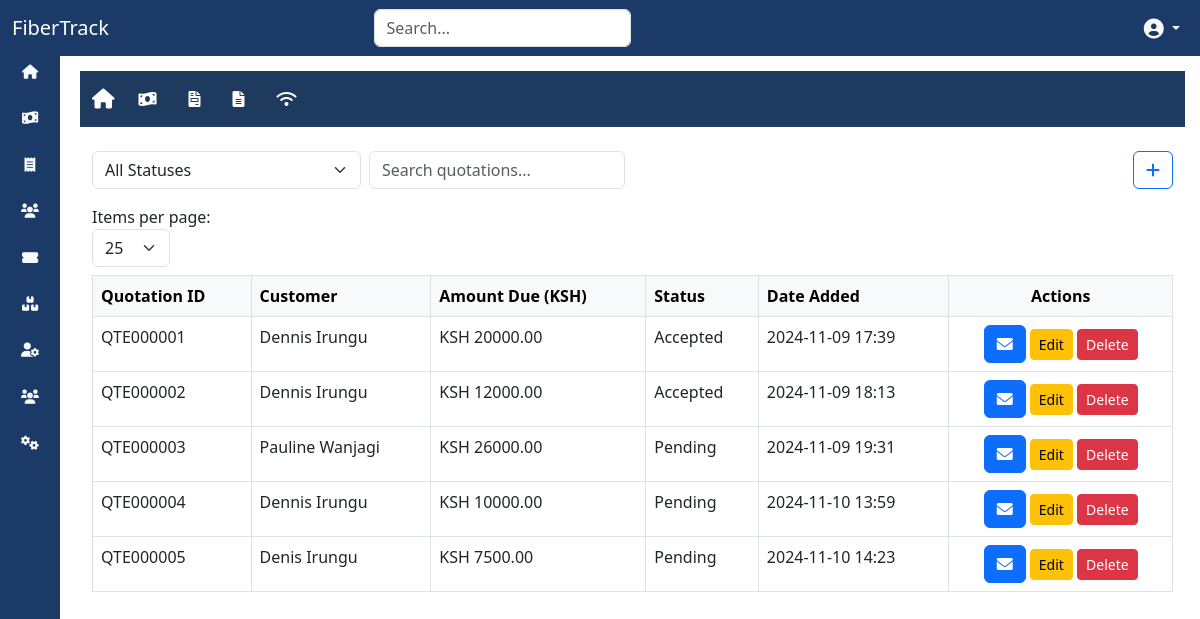
/billing/quotations/ (signed in), run on the app's committed database.
### billing/models.py (models this page shows, shortened)
class Quotation(models.Model):
    quotation_id = models.CharField(max_length=20, unique=True, blank=True, editable=False)
    customer = models.ForeignKey('customers.Customer', on_delete=models.CASCADE, to_field='customer_id')
    amount_due = models.DecimalField(max_digits=10, decimal_places=2, default=0)
    status = models.CharField(
        max_length=10,
        choices=[('pending', 'Pending'), ('accepted', 'Accepted'), ('rejected', 'Rejected')],
        default='pending'
    )
    time_added = models.DateTimeField(auto_now_add=True)

### customers/models.py (models this page shows, shortened)
class Customer(models.Model):
    customer_id = models.CharField(max_length=20, unique=True, blank=True, db_index=True)  # Auto-generated field
    first_name = models.CharField(max_length=255)
    last_name = models.CharField(max_length=255)
    contact_number = models.CharField(max_length=20, blank=True, null=True)
    email = models.EmailField(blank=True, null=True)
    pppoe_username = models.CharField(max_length=50, blank=True)  # Can be autogenerated or manually adjusted
    pppoe_password = models.CharField(max_length=50, blank=True)  # Can be autogenerated or manually adjusted
    billing_address = models.TextField(blank=True, null=True)
    coordinates = models.CharField(max_length=50, blank=True, null=True, help_text="Format: 'latitude,longitude'")
    date_created = models.DateTimeField(auto_now_add=True)
    account_balance = models.DecimalField(max_digits=10, decimal_places=2, default=0)
    credit = models.DecimalField(max_digits=10, decimal_places=2, default=0)
    outstanding_amount = models.DecimalField(max_digits=10, decimal_places=2, default=0)
    subscription_plan = models.ForeignKey(
        SubscriptionPlan, on_delete=models.SET_NULL, null=True, blank=True, related_name='customers'
    )

### billing/views.py (the view)
# urls.py: path('quotations/', QuotationListView.as_view(), name='quotation_list'),
class QuotationListView(LoginRequiredMixin, ListView):
    model = Quotation
    template_name = 'billing/quotation_list.html'
    login_url = '/auth_app/login/'
    def get_queryset(self):
        queryset = super().get_queryset()
        query = self.request.GET.get('q')
        if query:
            queryset = queryset.filter(
                Q(customer__first_name__icontains=query) |
                Q(customer__last_name__icontains=query) |
                Q(id__icontains=query)
            )
        status = self.request.GET.get('status')
        if status and status != 'all':
            queryset = queryset.filter(status=status)
        sort_by = self.request.GET.get('sort_by', 'id')
        sort_order = self.request.GET.get('sort_order', 'asc')
        if sort_order == 'desc':
            sort_by = f'-{sort_by}'
        queryset = queryset.order_by(sort_by)
        return queryset
    def get_context_data(self, **kwargs):
        context = super().get_context_data(**kwargs)
        context['query'] = self.request.GET.get('q', '')
        context['status_filter'] = self.request.GET.get('status', 'all')
        context['sort_by'] = self.request.GET.get('sort_by', 'id')
        context['sort_order'] = self.request.GET.get('sort_order', 'asc')
        return context

### billing/templates/billing/quotation_list.html (shortened to what this page needs)
{% extends "base.html" %}
{% block content %}
{% include 'billing/billing_navbar.html' %}
<div class="container mt-4">
    <div class="d-flex justify-content-between align-items-center mb-3">
        <form method="get" class="d-flex w-50">
            <select name="status" class="form-select me-2" onchange="this.form.submit()">
                <option value="all" {% if status_filter == 'all' %}selected{% endif %}>All Statuses</option>
            </select>
            <input type="text" name="q" class="form-control me-2" placeholder="Search quotations..." value="{{ query }}" oninput="this.form.submit()">
        </form>
         <a class="btn btn-outline-primary" href="{% url 'select_customer' %}" title="Create new quotation">
                <i class="fas fa-plus"></i>
            </a>
    </div>
    <div class="mb-2">
        <label for="perPage" class="me-2">Items per page:</label>
        <select id="perPage" class="form-select w-auto" onchange="updatePagination()">
            <option value="25" {% if per_page == 25 %}selected{% endif %}>25</option>
        </select>
    </div>
    <div class="table-responsive">
        <table class="table table-bordered table-hover">
            <thead class="table-light">
                <tr>
                    <th>Quotation ID</th>
                    <th>Customer</th>
                    <th>Amount Due (KSH)</th>
                    <th>Status</th>
                    <th>Date Added</th>
                    <th class="text-center">Actions</th>
                </tr>
            </thead>
            <tbody id="quotationTableBody">
                {% for quotation in object_list %}
                <tr class="clickable-row" data-href="{% url 'quotation_detail' quotation.quotation_id %}">
                    <td>{{ quotation.quotation_id }}</td>
                    <td>{{ quotation.customer.first_name }} {{ quotation.customer.last_name }}</td>
                    <td>KSH {{ quotation.amount_due }}</td>
                    <td>{{ quotation.get_status_display }}</td>
                    <td>{{ quotation.time_added|date:"Y-m-d H:i" }}</td>
                    <td class="text-center">
                        <a href="{% url 'send_quotation_email' quotation.quotation_id %}" class="btn btn-primary">
                            <i class="fas fa-envelope"></i>
                        </a>
                        <a href="{% url 'quotation_update' quotation.quotation_id %}" class="btn btn-warning btn-sm">Edit</a>
                        <button type="button" class="btn btn-danger btn-sm" data-bs-toggle="modal" data-bs-target="#deleteQuotationModal{{ quotation.quotation_id }}">Delete</button>
                    </td>
                </tr>
                {% empty %}
                <tr>
                    <td colspan="6" class="text-center">No quotations found.</td>
                </tr>
                {% endfor %}
            </tbody>
        </table>
    </div>
</div>
{% endblock %}

### static/css/style.css (style rules this page uses)
:root { --dark-blue: #1b3a67; --dark-red: #8b0000; --light-gray: #f8f9fa; }
body { background-color: var(--light-gray); }
form input, form select, form textarea { border: 1px solid #ced4da; border-radius: 5px; padding: 10px; box-shadow: none; transition: border-color 0.3s ease, box-shadow 0.3s ease; }
button { border-radius: 5px; transition: all 0.3s ease; }

### data on the page
Quotation: quotation_id "QTE000001", customer.first_name "Dennis", customer.last_name "Irungu", amount_due "20000.00", status "Accepted", time_added "2024-11-09 17:39"
Quotation: quotation_id "QTE000002", customer.first_name "Dennis", customer.last_name "Irungu", amount_due "12000.00", status "Accepted", time_added "2024-11-09 18:13"
Quotation: quotation_id "QTE000003", customer.first_name "Pauline", customer.last_name "Wanjagi", amount_due "26000.00", status "Pending", time_added "2024-11-09 19:31"
Quotation: quotation_id "QTE000004", customer.first_name "Dennis", customer.last_name "Irungu", amount_due "10000.00", status "Pending", time_added "2024-11-10 13:59"
Quotation: quotation_id "QTE000005", customer.first_name "Denis", customer.last_name "Irungu", amount_due "7500.00", status "Pending", time_added "2024-11-10 14:23"
